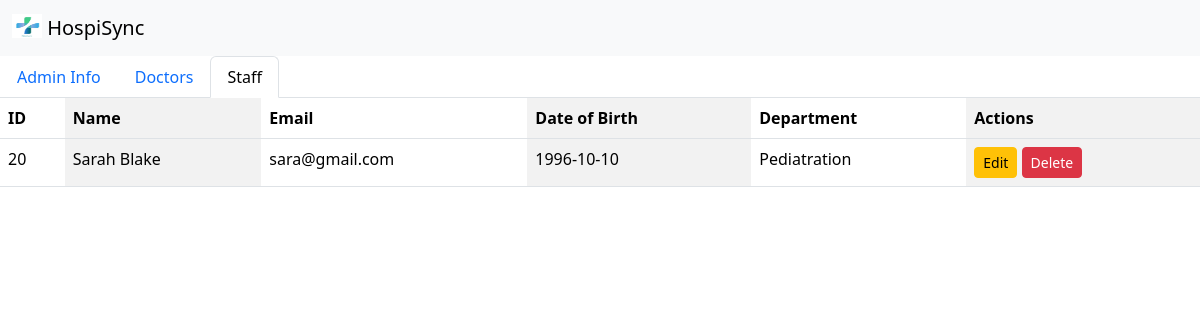
Page /Admin/staff.php on the committed database.
### tables this page shows
CREATE TABLE `staff` (
  `id` int(11) NOT NULL,
  `name` varchar(100) NOT NULL,
  `email` varchar(100) NOT NULL,
  `dob` date NOT NULL,
  `department` varchar(100) DEFAULT NULL,
  `password` varchar(255) NOT NULL
);

### Admin/staff.php (the view, shortened to what this page needs)
<?php
include('../database.php');
$staffQuery = "SELECT id, name, email, dob, department FROM staff";
$staffResult = mysqli_query($conn, $staffQuery);
?>
<!doctype html>
<html lang="en">
<head>
    <link href="D:\PHP\htdocs\test\css\styles.css" rel="stylesheet" />
    <link href="https://cdn.jsdelivr.net/npm/bootstrap@5.3.3/dist/css/bootstrap.min.css" rel="stylesheet"/>
    <link href="https://cdn.jsdelivr.net/npm/simple-datatables@7.1.2/dist/style.min.css" rel="stylesheet" />
</head>
<body>
    <nav class="navbar bg-body-tertiary">
        <div class="container-fluid">
            <a class="navbar-brand" href="#">
                <img src="../Images/logo.jpg" alt="Logo" width="30" height="24" class="d-inline-block align-text-top">
                HospiSync
            </a>
        </div>
    </nav>
    <ul class="nav nav-tabs">
      <li class="nav-item">
        <a class="nav-link " aria-current="page" href="#">Admin Info</a>
      </li>
      <li class="nav-item">
        <a class="nav-link " href="doctor.php">Doctors</a>
      </li>
      <li class="nav-item">
        <a class="nav-link active " href="staff.php">Staff</a>
      </li>
    </ul>
    <table class="table table-striped-columns">
                            <tr>
                                <th>ID</th>
                                <th>Name</th>
                                <th>Email</th>
                                <th>Date of Birth</th>
                                <th>Department</th>
                                <th>Actions</th>
                            </tr>
                            <?php while($row = mysqli_fetch_assoc($staffResult)) { ?>
                            <tr>
                                <td><?php echo $row['id']; ?></td>
                                <td><?php echo $row['name']; ?></td>
                                <td><?php echo $row['email']; ?></td>
                                <td><?php echo $row['dob']; ?></td>
                                <td><?php echo $row['department']; ?></td>
                                <td>
                                    <a href="edit_staff.php?id=<?php echo $row['id']; ?>" class="btn btn-warning btn-sm">Edit</a>
                                    <a href="delete_staff.php?id=<?php echo $row['id']; ?>" class="btn btn-danger btn-sm" onclick="return confirm('Are you sure you want to delete this staff member?')">Delete</a>
                                </td>
                            </tr>
                            <?php } ?>
                    </table>
</body>
</html>

### rows in the picture
staff: id "20", name "Sarah Blake", email "sara@gmail.com", dob "1996-10-10", department "Pediatration"
